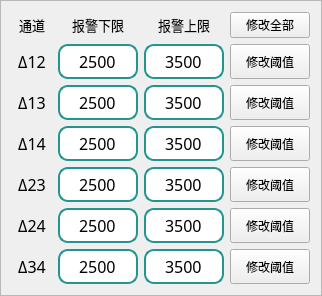
    <widget class="QFrame" name="frameAlarm_2">
     <property name="maximumSize">
      <size>
       <width>450</width>
       <height>600</height>
      </size>
     </property>
     <property name="font">
      <font>
       <family>Microsoft YaHei</family>
       <pointsize>12</pointsize>
      </font>
     </property>
     <property name="styleSheet">
      <string notr="true"/>
     </property>
     <property name="frameShape">
      <enum>QFrame::StyledPanel</enum>
     </property>
     <property name="frameShadow">
      <enum>QFrame::Raised</enum>
     </property>
     <layout class="QGridLayout" name="gridLayout_2" rowstretch="0,0,0,0,0,0,0">
      <item row="1" column="1">
       <widget class="QLineEdit" name="S12Lower">
        <property name="sizePolicy">
         <sizepolicy hsizetype="Preferred" vsizetype="Preferred">
          <horstretch>0</horstretch>
          <verstretch>0</verstretch>
         </sizepolicy>
        </property>
        <property name="maximumSize">
         <size>
          <width>80</width>
          <height>35</height>
         </size>
        </property>
        <property name="font">
         <font>
          <family>Microsoft YaHei</family>
          <pointsize>12</pointsize>
         </font>
        </property>
        <property name="styleSheet">
         <string notr="true">border-radius: 10px;
    border: 2px solid  rgb(34, 149, 144);       /* 边框颜色和宽度 */
    padding: 4px;                    /* 内边距，避免文字太靠边 */</string>
        </property>
        <property name="text">
         <string>2500</string>
        </property>
        <property name="alignment">
         <set>Qt::AlignCenter</set>
        </property>
       </widget>
      </item>
      <item row="0" column="0">
       <widget class="QLabel" name="label_22">
        <property name="sizePolicy">
         <sizepolicy hsizetype="Preferred" vsizetype="Preferred">
          <horstretch>0</horstretch>
          <verstretch>0</verstretch>
         </sizepolicy>
        </property>
        <property name="minimumSize">
         <size>
          <width>40</width>
          <height>0</height>
         </size>
        </property>
        <property name="maximumSize">
         <size>
          <width>45</width>
          <height>25</height>
         </size>
        </property>
        <property name="font">
         <font>
          <family>Microsoft YaHei</family>
          <pointsize>10</pointsize>
         </font>
        </property>
        <property name="text">
         <string>通道</string>
        </property>
        <property name="alignment">
         <set>Qt::AlignCenter</set>
        </property>
       </widget>
      </item>
      <item row="2" column="0">
       <widget class="QLabel" name="label_31">
        <property name="sizePolicy">
         <sizepolicy hsizetype="Preferred" vsizetype="Preferred">
          <horstretch>0</horstretch>
          <verstretch>0</verstretch>
         </sizepolicy>
        </property>
        <property name="maximumSize">
         <size>
          <width>40</width>
          <height>25</height>
         </size>
        </property>
        <property name="font">
         <font>
          <family>Microsoft YaHei</family>
          <pointsize>12</pointsize>
         </font>
        </property>
        <property name="text">
         <string>Δ13</string>
        </property>
        <property name="alignment">
         <set>Qt::AlignCenter</set>
        </property>
       </widget>
      </item>
      <item row="5" column="2">
       <widget class="QLineEdit" name="S24Upper">
        <property name="sizePolicy">
         <sizepolicy hsizetype="Preferred" vsizetype="Preferred">
          <horstretch>0</horstretch>
          <verstretch>0</verstretch>
         </sizepolicy>
        </property>
        <property name="maximumSize">
         <size>
          <width>80</width>
          <height>35</height>
         </size>
        </property>
        <property name="font">
         <font>
          <family>Microsoft YaHei</family>
          <pointsize>12</pointsize>
         </font>
        </property>
        <property name="styleSheet">
         <string notr="true">border-radius: 10px;
    border: 2px solid  rgb(34, 149, 144);       /* 边框颜色和宽度 */
    padding: 4px;                    /* 内边距，避免文字太靠边 */</string>
        </property>
        <property name="text">
         <string>3500</string>
        </property>
        <property name="alignment">
         <set>Qt::AlignCenter</set>
        </property>
       </widget>
      </item>
      <item row="3" column="2">
       <widget class="QLineEdit" name="S14Upper">
        <property name="sizePolicy">
         <sizepolicy hsizetype="Preferred" vsizetype="Preferred">
          <horstretch>0</horstretch>
          <verstretch>0</verstretch>
         </sizepolicy>
        </property>
        <property name="maximumSize">
         <size>
          <width>80</width>
          <height>35</height>
         </size>
        </property>
        <property name="font">
         <font>
          <family>Microsoft YaHei</family>
          <pointsize>12</pointsize>
         </font>
        </property>
        <property name="styleSheet">
         <string notr="true">border-radius: 10px;
    border: 2px solid  rgb(34, 149, 144);       /* 边框颜色和宽度 */
    padding: 4px;                    /* 内边距，避免文字太靠边 */</string>
        </property>
        <property name="text">
         <string>3500</string>
        </property>
        <property name="alignment">
         <set>Qt::AlignCenter</set>
        </property>
       </widget>
      </item>
      <item row="5" column="1">
       <widget class="QLineEdit" name="S24Lower">
        <property name="sizePolicy">
         <sizepolicy hsizetype="Preferred" vsizetype="Preferred">
          <horstretch>0</horstretch>
          <verstretch>0</verstretch>
         </sizepolicy>
        </property>
        <property name="maximumSize">
         <size>
          <width>80</width>
          <height>35</height>
         </size>
        </property>
        <property name="font">
         <font>
          <family>Microsoft YaHei</family>
          <pointsize>12</pointsize>
         </font>
        </property>
        <property name="styleSheet">
         <string notr="true">border-radius: 10px;
    border: 2px solid  rgb(34, 149, 144);       /* 边框颜色和宽度 */
    padding: 4px;                    /* 内边距，避免文字太靠边 */</string>
        </property>
        <property name="text">
         <string>2500</string>
        </property>
        <property name="alignment">
         <set>Qt::AlignCenter</set>
        </property>
       </widget>
      </item>
      <item row="4" column="1">
       <widget class="QLineEdit" name="S23Lower">
        <property name="sizePolicy">
         <sizepolicy hsizetype="Preferred" vsizetype="Preferred">
          <horstretch>0</horstretch>
          <verstretch>0</verstretch>
         </sizepolicy>
        </property>
        <property name="maximumSize">
         <size>
          <width>80</width>
          <height>35</height>
         </size>
        </property>
        <property name="font">
         <font>
          <family>Microsoft YaHei</family>
          <pointsize>12</pointsize>
         </font>
        </property>
        <property name="styleSheet">
         <string notr="true">border-radius: 10px;
    border: 2px solid  rgb(34, 149, 144);       /* 边框颜色和宽度 */
    padding: 4px;                    /* 内边距，避免文字太靠边 */</string>
        </property>
        <property name="text">
         <string>2500</string>
        </property>
        <property name="alignment">
         <set>Qt::AlignCenter</set>
        </property>
       </widget>
      </item>
      <item row="5" column="3">
       <widget class="QPushButton" name="modifyAlarm24">
        <property name="sizePolicy">
         <sizepolicy hsizetype="Preferred" vsizetype="Preferred">
          <horstretch>0</horstretch>
          <verstretch>0</verstretch>
         </sizepolicy>
        </property>
        <property name="minimumSize">
         <size>
          <width>80</width>
          <height>30</height>
         </size>
        </property>
        <property name="maximumSize">
         <size>
          <width>110</width>
          <height>35</height>
         </size>
        </property>
        <property name="font">
         <font>
          <family>Microsoft YaHei</family>
          <pointsize>9</pointsize>
         </font>
        </property>
        <property name="styleSheet">
         <string notr="true"/>
        </property>
        <property name="text">
         <string>修改阈值</string>
        </property>
       </widget>
      </item>
      <item row="4" column="3">
       <widget class="QPushButton" name="modifyAlarm23">
        <property name="sizePolicy">
         <sizepolicy hsizetype="Preferred" vsizetype="Preferred">
          <horstretch>0</horstretch>
          <verstretch>0</verstretch>
         </sizepolicy>
        </property>
        <property name="minimumSize">
         <size>
          <width>80</width>
          <height>30</height>
         </size>
        </property>
        <property name="maximumSize">
         <size>
          <width>110</width>
          <height>35</height>
         </size>
        </property>
        <property name="font">
         <font>
          <family>Microsoft YaHei</family>
          <pointsize>9</pointsize>
         </font>
        </property>
        <property name="styleSheet">
         <string notr="true"/>
        </property>
        <property name="text">
         <string>修改阈值</string>
        </property>
       </widget>
      </item>
      <item row="0" column="1">
       <widget class="QLabel" name="label_23">
        <property name="sizePolicy">
         <sizepolicy hsizetype="Preferred" vsizetype="Preferred">
          <horstretch>0</horstretch>
          <verstretch>0</verstretch>
         </sizepolicy>
        </property>
        <property name="font">
         <font>
          <family>Microsoft YaHei</family>
          <pointsize>10</pointsize>
         </font>
        </property>
        <property name="text">
         <string>报警下限</string>
        </property>
        <property name="alignment">
         <set>Qt::AlignCenter</set>
        </property>
       </widget>
      </item>
      <item row="4" column="0">
       <widget class="QLabel" name="label_33">
        <property name="sizePolicy">
         <sizepolicy hsizetype="Preferred" vsizetype="Preferred">
          <horstretch>0</horstretch>
          <verstretch>0</verstretch>
         </sizepolicy>
        </property>
        <property name="maximumSize">
         <size>
          <width>40</width>
          <height>25</height>
         </size>
        </property>
        <property name="font">
         <font>
          <family>Microsoft YaHei</family>
          <pointsize>12</pointsize>
         </font>
        </property>
        <property name="text">
         <string>Δ23</string>
        </property>
        <property name="alignment">
         <set>Qt::AlignCenter</set>
        </property>
       </widget>
      </item>
      <item row="4" column="2">
       <widget class="QLineEdit" name="S23Upper">
        <property name="sizePolicy">
         <sizepolicy hsizetype="Preferred" vsizetype="Preferred">
          <horstretch>0</horstretch>
          <verstretch>0</verstretch>
         </sizepolicy>
        </property>
        <property name="maximumSize">
         <size>
          <width>80</width>
          <height>35</height>
         </size>
        </property>
        <property name="font">
         <font>
          <family>Microsoft YaHei</family>
          <pointsize>12</pointsize>
         </font>
        </property>
        <property name="styleSheet">
         <string notr="true">border-radius: 10px;
    border: 2px solid  rgb(34, 149, 144);       /* 边框颜色和宽度 */
    padding: 4px;                    /* 内边距，避免文字太靠边 */</string>
        </property>
        <property name="text">
         <string>3500</string>
        </property>
        <property name="alignment">
         <set>Qt::AlignCenter</set>
        </property>
       </widget>
      </item>
      <item row="2" column="2">
       <widget class="QLineEdit" name="S13Upper">
        <property name="sizePolicy">
         <sizepolicy hsizetype="Preferred" vsizetype="Preferred">
          <horstretch>0</horstretch>
          <verstretch>0</verstretch>
         </sizepolicy>
        </property>
        <property name="maximumSize">
         <size>
          <width>80</width>
          <height>35</height>
         </size>
        </property>
        <property name="font">
         <font>
          <family>Microsoft YaHei</family>
          <pointsize>12</pointsize>
         </font>
        </property>
        <property name="styleSheet">
         <string notr="true">border-radius: 10px;
    border: 2px solid  rgb(34, 149, 144);       /* 边框颜色和宽度 */
    padding: 4px;                    /* 内边距，避免文字太靠边 */</string>
        </property>
        <property name="text">
         <string>3500</string>
        </property>
        <property name="alignment">
         <set>Qt::AlignCenter</set>
        </property>
       </widget>
      </item>
      <item row="2" column="3">
       <widget class="QPushButton" name="modifyAlarm13">
        <property name="sizePolicy">
         <sizepolicy hsizetype="Preferred" vsizetype="Preferred">
          <horstretch>0</horstretch>
          <verstretch>0</verstretch>
         </sizepolicy>
        </property>
        <property name="minimumSize">
         <size>
          <width>80</width>
          <height>30</height>
         </size>
        </property>
        <property name="maximumSize">
         <size>
          <width>110</width>
          <height>35</height>
         </size>
        </property>
        <property name="font">
         <font>
          <family>Microsoft YaHei</family>
          <pointsize>9</pointsize>
         </font>
        </property>
        <property name="styleSheet">
         <string notr="true"/>
        </property>
        <property name="text">
         <string>修改阈值</string>
        </property>
       </widget>
      </item>
      <item row="5" column="0">
       <widget class="QLabel" name="label_34">
        <property name="sizePolicy">
         <sizepolicy hsizetype="Preferred" vsizetype="Preferred">
          <horstretch>0</horstretch>
          <verstretch>0</verstretch>
         </sizepolicy>
        </property>
        <property name="maximumSize">
         <size>
          <width>40</width>
          <height>25</height>
         </size>
        </property>
        <property name="font">
         <font>
          <family>Microsoft YaHei</family>
          <pointsize>12</pointsize>
         </font>
        </property>
        <property name="text">
         <string>Δ24</string>
        </property>
        <property name="alignment">
         <set>Qt::AlignCenter</set>
        </property>
       </widget>
      </item>
      <item row="1" column="3">
       <widget class="QPushButton" name="modifyAlarm12">
        <property name="sizePolicy">
         <sizepolicy hsizetype="Preferred" vsizetype="Preferred">
          <horstretch>0</horstretch>
          <verstretch>0</verstretch>
         </sizepolicy>
        </property>
        <property name="minimumSize">
         <size>
          <width>80</width>
          <height>30</height>
         </size>
        </property>
        <property name="maximumSize">
         <size>
          <width>110</width>
          <height>35</height>
         </size>
        </property>
        <property name="font">
         <font>
          <family>Microsoft YaHei</family>
          <pointsize>9</pointsize>
         </font>
        </property>
        <property name="styleSheet">
         <string notr="true"/>
        </property>
        <property name="text">
         <string>修改阈值</string>
        </property>
       </widget>
      </item>
      <item row="2" column="1">
       <widget class="QLineEdit" name="S13Lower">
        <property name="sizePolicy">
         <sizepolicy hsizetype="Preferred" vsizetype="Preferred">
          <horstretch>0</horstretch>
          <verstretch>0</verstretch>
         </sizepolicy>
        </property>
        <property name="maximumSize">
         <size>
          <width>80</width>
          <height>35</height>
         </size>
        </property>
        <property name="font">
         <font>
          <family>Microsoft YaHei</family>
          <pointsize>12</pointsize>
         </font>
        </property>
        <property name="styleSheet">
         <string notr="true">border-radius: 10px;
    border: 2px solid  rgb(34, 149, 144);       /* 边框颜色和宽度 */
    padding: 4px;                    /* 内边距，避免文字太靠边 */</string>
        </property>
        <property name="text">
         <string>2500</string>
        </property>
        <property name="alignment">
         <set>Qt::AlignCenter</set>
        </property>
       </widget>
      </item>
      <item row="3" column="3">
       <widget class="QPushButton" name="modifyAlarm14">
        <property name="sizePolicy">
         <sizepolicy hsizetype="Preferred" vsizetype="Preferred">
          <horstretch>0</horstretch>
          <verstretch>0</verstretch>
         </sizepolicy>
        </property>
        <property name="minimumSize">
         <size>
          <width>80</width>
          <height>30</height>
         </size>
        </property>
        <property name="maximumSize">
         <size>
          <width>110</width>
          <height>35</height>
         </size>
        </property>
        <property name="font">
         <font>
          <family>Microsoft YaHei</family>
          <pointsize>9</pointsize>
         </font>
        </property>
        <property name="styleSheet">
         <string notr="true"/>
        </property>
        <property name="text">
         <string>修改阈值</string>
        </property>
       </widget>
      </item>
      <item row="0" column="2">
       <widget class="QLabel" name="label_24">
        <property name="sizePolicy">
         <sizepolicy hsizetype="Preferred" vsizetype="Preferred">
          <horstretch>0</horstretch>
          <verstretch>0</verstretch>
         </sizepolicy>
        </property>
        <property name="font">
         <font>
          <family>Microsoft YaHei</family>
          <pointsize>10</pointsize>
         </font>
        </property>
        <property name="text">
         <string>报警上限</string>
        </property>
        <property name="alignment">
         <set>Qt::AlignCenter</set>
        </property>
       </widget>
      </item>
      <item row="1" column="0">
       <widget class="QLabel" name="label_30">
        <property name="sizePolicy">
         <sizepolicy hsizetype="Preferred" vsizetype="Preferred">
          <horstretch>0</horstretch>
          <verstretch>0</verstretch>
         </sizepolicy>
        </property>
        <property name="maximumSize">
         <size>
          <width>40</width>
          <height>25</height>
         </size>
        </property>
        <property name="font">
         <font>
          <family>Microsoft YaHei</family>
          <pointsize>12</pointsize>
         </font>
        </property>
        <property name="text">
         <string>Δ12</string>
        </property>
        <property name="alignment">
         <set>Qt::AlignCenter</set>
        </property>
       </widget>
      </item>
      <item row="3" column="0">
       <widget class="QLabel" name="label_32">
        <property name="sizePolicy">
         <sizepolicy hsizetype="Preferred" vsizetype="Preferred">
          <horstretch>0</horstretch>
          <verstretch>0</verstretch>
         </sizepolicy>
        </property>
        <property name="maximumSize">
         <size>
          <width>40</width>
          <height>25</height>
         </size>
        </property>
        <property name="font">
         <font>
          <family>Microsoft YaHei</family>
          <pointsize>12</pointsize>
         </font>
        </property>
        <property name="text">
         <string>Δ14</string>
        </property>
        <property name="alignment">
         <set>Qt::AlignCenter</set>
        </property>
       </widget>
      </item>
      <item row="1" column="2">
       <widget class="QLineEdit" name="S12Upper">
        <property name="sizePolicy">
         <sizepolicy hsizetype="Preferred" vsizetype="Preferred">
          <horstretch>0</horstretch>
          <verstretch>0</verstretch>
         </sizepolicy>
        </property>
        <property name="maximumSize">
         <size>
          <width>80</width>
          <height>35</height>
         </size>
        </property>
        <property name="font">
         <font>
          <family>Microsoft YaHei</family>
          <pointsize>12</pointsize>
         </font>
        </property>
        <property name="styleSheet">
         <string notr="true">border-radius: 10px;
    border: 2px solid  rgb(34, 149, 144);       /* 边框颜色和宽度 */
    padding: 4px;                    /* 内边距，避免文字太靠边 */</string>
        </property>
        <property name="text">
         <string>3500</string>
        </property>
        <property name="alignment">
         <set>Qt::AlignCenter</set>
        </property>
       </widget>
      </item>
      <item row="3" column="1">
       <widget class="QLineEdit" name="S14Lower">
        <property name="sizePolicy">
         <sizepolicy hsizetype="Preferred" vsizetype="Preferred">
          <horstretch>0</horstretch>
          <verstretch>0</verstretch>
         </sizepolicy>
        </property>
        <property name="maximumSize">
         <size>
          <width>80</width>
          <height>35</height>
         </size>
        </property>
        <property name="font">
         <font>
          <family>Microsoft YaHei</family>
          <pointsize>12</pointsize>
         </font>
        </property>
        <property name="styleSheet">
         <string notr="true">border-radius: 10px;
    border: 2px solid  rgb(34, 149, 144);       /* 边框颜色和宽度 */
    padding: 4px;                    /* 内边距，避免文字太靠边 */</string>
        </property>
        <property name="text">
         <string>2500</string>
        </property>
        <property name="alignment">
         <set>Qt::AlignCenter</set>
        </property>
       </widget>
      </item>
      <item row="6" column="0">
       <widget class="QLabel" name="label_35">
        <property name="sizePolicy">
         <sizepolicy hsizetype="Preferred" vsizetype="Preferred">
          <horstretch>0</horstretch>
          <verstretch>0</verstretch>
         </sizepolicy>
        </property>
        <property name="maximumSize">
         <size>
          <width>40</width>
          <height>25</height>
         </size>
        </property>
        <property name="font">
         <font>
          <family>Microsoft YaHei</family>
          <pointsize>12</pointsize>
         </font>
        </property>
        <property name="text">
         <string>Δ34</string>
        </property>
        <property name="alignment">
         <set>Qt::AlignCenter</set>
        </property>
       </widget>
      </item>
      <item row="6" column="1">
       <widget class="QLineEdit" name="S34Lower">
        <property name="sizePolicy">
         <sizepolicy hsizetype="Preferred" vsizetype="Preferred">
          <horstretch>0</horstretch>
          <verstretch>0</verstretch>
         </sizepolicy>
        </property>
        <property name="maximumSize">
         <size>
          <width>80</width>
          <height>35</height>
         </size>
        </property>
        <property name="font">
         <font>
          <family>Microsoft YaHei</family>
          <pointsize>12</pointsize>
         </font>
        </property>
        <property name="styleSheet">
         <string notr="true">border-radius: 10px;
    border: 2px solid  rgb(34, 149, 144);       /* 边框颜色和宽度 */
    padding: 4px;                    /* 内边距，避免文字太靠边 */</string>
        </property>
        <property name="text">
         <string>2500</string>
        </property>
        <property name="alignment">
         <set>Qt::AlignCenter</set>
        </property>
       </widget>
      </item>
      <item row="6" column="2">
       <widget class="QLineEdit" name="S34Upper">
        <property name="sizePolicy">
         <sizepolicy hsizetype="Preferred" vsizetype="Preferred">
          <horstretch>0</horstretch>
          <verstretch>0</verstretch>
         </sizepolicy>
        </property>
        <property name="maximumSize">
         <size>
          <width>80</width>
          <height>35</height>
         </size>
        </property>
        <property name="font">
         <font>
          <family>Microsoft YaHei</family>
          <pointsize>12</pointsize>
         </font>
        </property>
        <property name="styleSheet">
         <string notr="true">border-radius: 10px;
    border: 2px solid  rgb(34, 149, 144);       /* 边框颜色和宽度 */
    padding: 4px;                    /* 内边距，避免文字太靠边 */</string>
        </property>
        <property name="text">
         <string>3500</string>
        </property>
        <property name="alignment">
         <set>Qt::AlignCenter</set>
        </property>
       </widget>
      </item>
      <item row="6" column="3">
       <widget class="QPushButton" name="modifyAlarm34">
        <property name="sizePolicy">
         <sizepolicy hsizetype="Preferred" vsizetype="Preferred">
          <horstretch>0</horstretch>
          <verstretch>0</verstretch>
         </sizepolicy>
        </property>
        <property name="minimumSize">
         <size>
          <width>80</width>
          <height>30</height>
         </size>
        </property>
        <property name="maximumSize">
         <size>
          <width>110</width>
          <height>35</height>
         </size>
        </property>
        <property name="font">
         <font>
          <family>Microsoft YaHei</family>
          <pointsize>9</pointsize>
         </font>
        </property>
        <property name="styleSheet">
         <string notr="true"/>
        </property>
        <property name="text">
         <string>修改阈值</string>
        </property>
       </widget>
      </item>
      <item row="0" column="3">
       <widget class="QPushButton" name="modifyAllDiffs">
        <property name="sizePolicy">
         <sizepolicy hsizetype="Preferred" vsizetype="Preferred">
          <horstretch>0</horstretch>
          <verstretch>0</verstretch>
         </sizepolicy>
        </property>
        <property name="minimumSize">
         <size>
          <width>80</width>
          <height>0</height>
         </size>
        </property>
        <property name="maximumSize">
         <size>
          <width>110</width>
          <height>16777215</height>
         </size>
        </property>
        <property name="font">
         <font>
          <family>Microsoft YaHei</family>
          <pointsize>9</pointsize>
         </font>
        </property>
        <property name="text">
         <string>修改全部</string>
        </property>
       </widget>
      </item>
     </layout>
    </widget>
